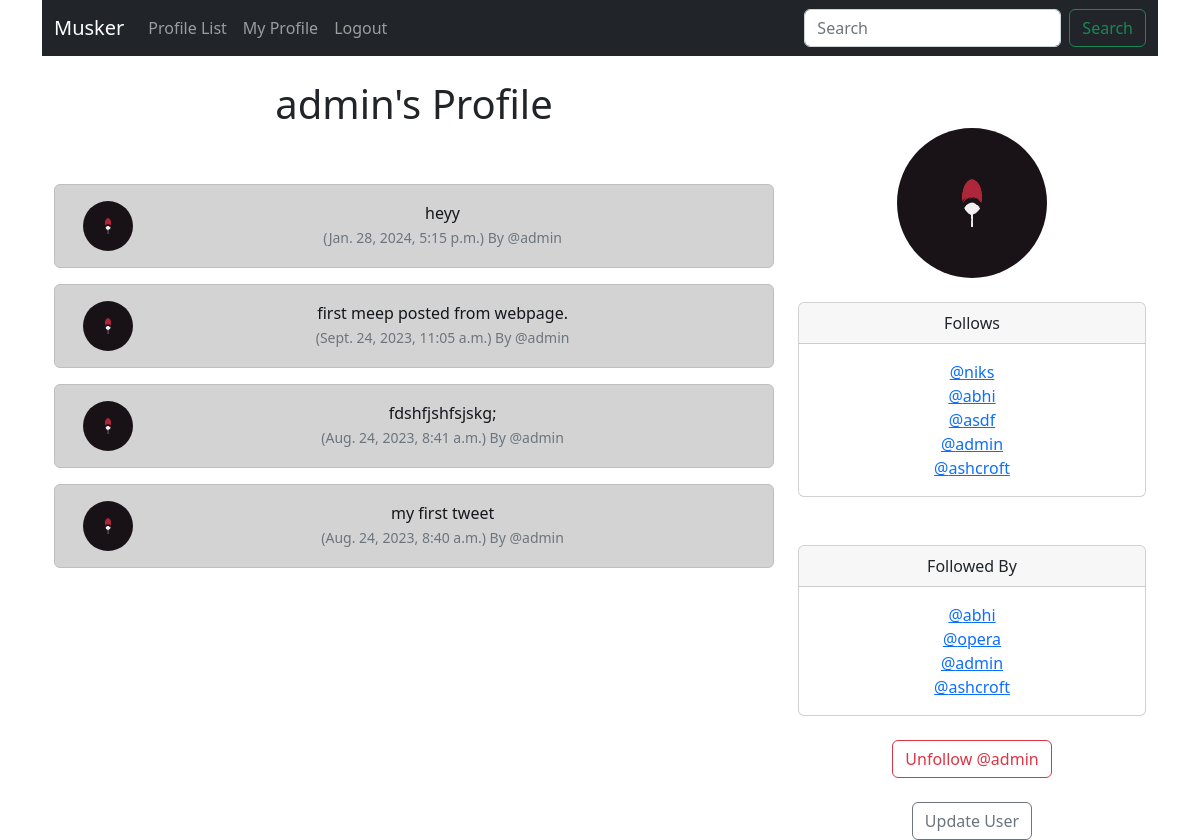
/profile/1/ (signed in), run on the app's committed database.
### musker/models.py (models this page shows, shortened)
class Profile(models.Model):
    user = models.OneToOneField(User, on_delete=models.CASCADE)
    follows = models.ManyToManyField('self',
        related_name="followed_by",
        symmetrical=False,
        blank=True)
    date_modified = models.DateTimeField(User, auto_now=True)
    profile_image = models.ImageField(null=True, blank=True, upload_to="images/")
    def __str__(self):
        return self.user.username

class Meep(models.Model):
    user = models.ForeignKey(
        User, related_name="meeps",
        on_delete=models.DO_NOTHING
        )
    body = models.CharField(max_length=200)
    created_at = models.DateTimeField(auto_now=True)
    likes = models.ManyToManyField(User, related_name='meep_like', blank=True)

### musker/views.py (the view, shortened to what this page needs)
# urls.py: path("profile/<int:pk>/", views.profile, name="profile"),
def profile(request, pk):
    if request.user.is_authenticated:
        profile = Profile.objects.get(user_id=pk)
        meeps = Meep.objects.filter(user_id=pk).order_by("-created_at")
        return render(request, "profile.html", {"profile" : profile, "meeps":meeps})
    else:
        messages.success(request, ("you must be logged in to view this page"))
        return redirect("home")

### musker/templates/profile.html (shortened to what this page needs)
{% extends "base.html"%}
{% load static %}
{% block content %}
{% if profile %}
    <div class="container text-center">
      <div class="row">
        <div class="col-8">
          <h1>{{ profile.user.username }}'s Profile</h1>
          <br><br>
          {% if meeps %}
              {% for meep in meeps %}
              <div class="alert alert-dark" role="alert">
        <div class="container">
          <div class="row">
            <div class="col-1">
              {% if profile.profile_image %}
              <img src="{{ profile.profile_image.url }}" width=50 height=50 class="rounded-circle" alt="{{ profile.user.username }}">
              {% else %}
              <img src="{% static 'images/dummy.png' %}" width=50 height= 50 class="rounded-circle" alt="{{ profile.user.username }}">
              {% endif %}
            </div>
            <div class="col-11">
                {{ meep.body }}<br>
                <small class="text-muted">
                ({{ meep.created_at }}) By @{{ meep.user.username }}
              </small>
              </div><br>
            </div>
          </div>
        </div>
              {% endfor %}
          {% endif %}
        </div>
    <div class="col-4">
      <br><br>
      {% if profile.profile_image %}
      <img src="{{ profile.profile_image.url }}" class="rounded-circle" height="150" width="150">
      <br/><br/>
      {% endif %}
      <div class="card">
        <div class="card-header">
          Follows
        </div>
        <div class="card-body">
          <p class="card-text">
                {% for following in profile.follows.all %}
                <a href="{% url 'profile' following.user.id %}">@{{ following }}</a><br/>
                {% endfor %}
          </p>
        </div>
      </div>
      <br><br>
      <div class="card">
        <div class="card-header">
          Followed By
        </div>
        <div class="card-body">
          <p class="card-text">
                {% for following in profile.followed_by.all %}
                <a href="{% url 'profile' following.user.id %}">@{{ following }}</a><br/>
                {% endfor %}
          </p>
        </div>
      </div>
<br>
<form method=POST>
  {% if profile in user.profile.follows.all %}
    <button class="btn btn-outline-danger" name="follow" value="unfollow" type="submit">Unfollow @{{ profile.user.username | lower }}</button>
  {% else %}
  <button class="btn btn-outline-success" name="follow" value="follow" type="submit">Follow @{{ profile.user.username | lower }}</button>
  {% endif %}
</form>
<br>
{% if request.user.id == profile.user.id %}
<a href="{% url 'update_user' %}" class="btn btn-outline-secondary">Update User</a>
{% endif %}
      </div>
    </div>
    </div>
{%  endif %}
{% endblock %}

### data on the page
Profile: user.username "admin", profile_image (picture)
Meep: profile_image (picture), body "heyy", created_at "Jan. 28, 2024, 5:15 p.m.", user.username "admin"
Meep: profile_image (picture), body "first meep posted from webpage.", created_at "Sept. 24, 2023, 11:05 a.m.", user.username "admin"
Meep: profile_image (picture), body "fdshfjshfsjskg;", created_at "Aug. 24, 2023, 8:41 a.m.", user.username "admin"
Meep: profile_image (picture), body "my first tweet", created_at "Aug. 24, 2023, 8:40 a.m.", user.username "admin"
Profile: user.username "niks"
Profile: user.username "abhi"
Profile: user.username "asdf"
Profile: user.username "ashcroft"
Profile: user.username "opera"
